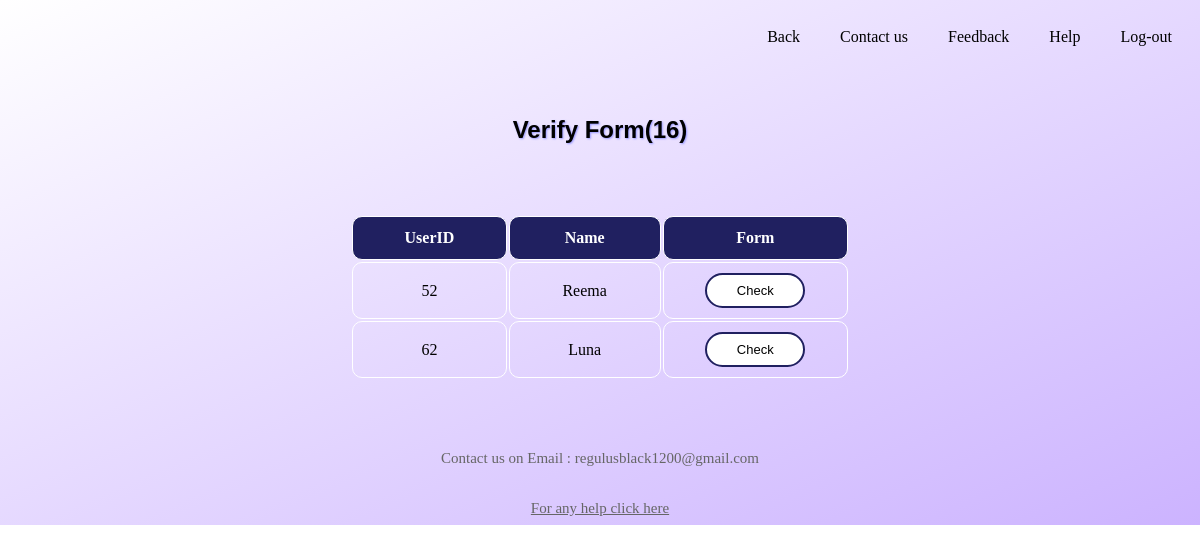
The app's page /verify_form_list.php (signed in) with its own data.
### tables this page shows
CREATE TABLE `tax_form` (
  `userid` int(30) NOT NULL,
  `name` varchar(50) NOT NULL,
  `pannumber` int(50) NOT NULL,
  `address` varchar(250) NOT NULL,
  `city` varchar(250) NOT NULL,
  `state` varchar(250) NOT NULL,
  `zip` varchar(50) NOT NULL,
  `contactnumber` int(10) NOT NULL,
  `email` varchar(250) NOT NULL,
  `fromdate` date NOT NULL,
  `todate` date NOT NULL,
  `fixedincome` int(250) NOT NULL,
  `otherincome` int(250) NOT NULL,
  `noofresidents` int(15) NOT NULL,
  `name1` varchar(50) NOT NULL,
  `name2` varchar(50) NOT NULL,
  `work` varchar(50) NOT NULL,
  `amt` int(10) NOT NULL,
  `words` text NOT NULL,
  `sign` varchar(50) NOT NULL,
  `place` varchar(50) NOT NULL,
  `date` date NOT NULL,
  `keyw` varchar(250) NOT NULL,
  `verification` tinyint(1) NOT NULL
);

### verify_form_list.php (the view, shortened to what this page needs)
<!DOCTYPE html>
<html>
<head>
    <link rel="stylesheet" href="style.css" />
</head>
<body>
	<div class="nav">
        <nav>
            <ul>
            	<li><a href="logout.php">Log-out</a></li>
                <li><a href="help.html">Help</a></li>
                <li><a href="feedback.php">Feedback</a></li>
                <li><a href="#">Contact us</a></li>
                <li><a href="CA_wlc.php">Back</a></li>
            </ul>
        </nav>
    </div>
    <h2 class="heading">Verify Form(16)</h2>
    <?php
    require('db.php');
        $sql = "SELECT userid, name, keyw , verification FROM tax_form";
        $result = mysqli_query($con,$sql);
        if (mysqli_num_rows($result)>0) {
            echo "<div class='form'><table id='customers'><tr><th>UserID</th><th>Name</th><th>Form</th></tr>";
            while($row = mysqli_fetch_assoc($result)) {
                if ($row["verification"] == 0) {
                    echo "<tr>
                            <td>" . $row["userid"]. "</td>
                            <td>" . $row["name"]. "</td>
                            <td><a class= 'btn-link' href='http://localhost/IP%20mini%20project/verify_form.php? key= ".$row['keyw']."'><button type='button' class='btn1'>Check</button></a></td>
                          </tr>";
                }
            }
            echo "</table></div>";
        } else {
            echo '<script type = "text/javascript">
                                alert("No tax payer has filed any forms yet!")
                                window.location.replace("taxpayer_wlc.php");
                              </script>';
        }
    ?>
    <footer>
        <p class="link">Contact us on Email : regulusblack1200@gmail.com</p>
        <br>
        <p class="link"><a href="help.html">For any help click here</a></p>
    </footer>
</body>
</html>

### style.css (style rules this page uses)
html { background-image: linear-gradient(to bottom right, rgb(255,255,255) , rgb(204, 179, 255)); background-repeat: no-repeat; background-size: contain; }
.heading { margin: 50px auto; font-family: Arial, Helvetica, sans-serif; text-shadow: 1px 1px 2px #9999ff; text-align: center; }
ul { list-style-type: none; margin: 0; padding: 0; overflow: hidden; background: transparent; }
li { float: right; position: static; }
li a { display: block; color: black; text-align: center; padding: 14px 16px; text-decoration: none; background: transparent; }
nav ul li a { padding: 20px; }
.form { margin: 50px auto; width: 500px; padding: 20px 25px; background: transparent; }
h2 { text-shadow: 2px 2px 3px #9999ff; margin-top: 50px; text-align: left; margin-left: 50px; }
.link { color: #666; font-size: 15px; text-align: center; margin-bottom: 0px; text-decoration: none; }
.link a { color: #666; }
footer { background: transparent; text-align: center; }
.btn-link { text-decoration: none; color: black; font-size: 16px; }
#customers td, #customers th { border: 1px solid white; padding: 8px; text-align: center; border-radius: 10px; }
#customers tr:nth-child(even) { background: transparent; }
#customers th { padding-top: 12px; padding-bottom: 12px; text-align: center; width: 250px; background-color: #202060; color: white; }
.btn1 { background-color: #202060; border: none; color: white; padding: 8px 10px; text-align: center; text-decoration: none; display: inline-block; font-size: 13px; margin: 2px 2px; width: 100px; transition-duration: 0.4s; cursor: pointer; background-color: white; color: black; outline: 0; border: 2px solid #202060; border-radius: 20px; }

### records on screen
tax_form: userid "52", name "Reema"
tax_form: userid "62", name "Luna"
